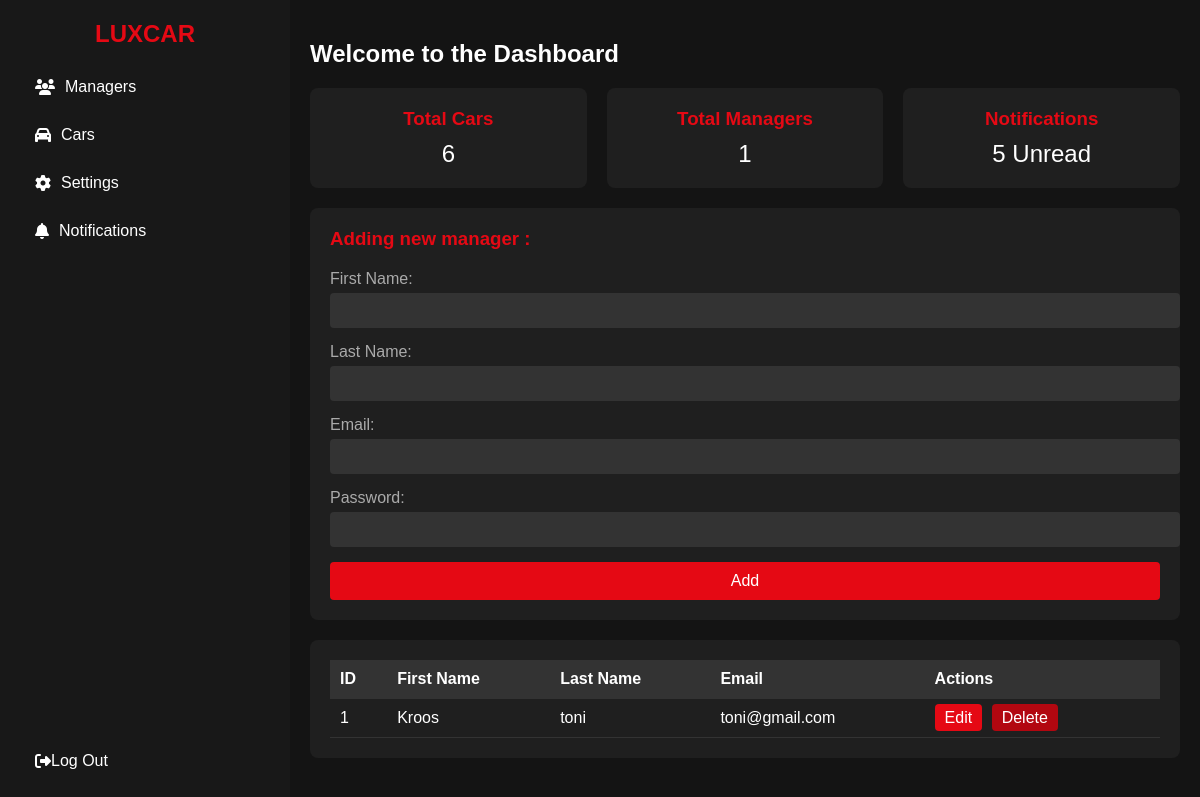
The page /Dashboard_Admin on the database its author committed.
### tables this page shows
CREATE TABLE manager (
                id_manager INTEGER PRIMARY KEY AUTOINCREMENT,
                nom TEXT NOT NULL,
                prenom TEXT NOT NULL,
                email TEXT NOT NULL,
                PSWD TEXT NOT NULL,
                id_admin INTEGER,
                FOREIGN KEY (id_admin) REFERENCES administrateur(id_admin));

### app.py (the view)
@app.route('/Dashboard_Admin')
def Dashboard_Admin():
    connexion = sql.connect("Location.db")
    cursor = connexion.cursor()
    cursor.execute(''' SELECT count(*) FROM manager''')
    Number_Of_Managers = cursor.fetchone()
    cursor.execute(''' SELECT count(*) FROM  voiture''')
    NumberCars= cursor.fetchone()
    connexion.commit()
    connexion.close()
    admin = Administrateur("Oulahcen", "Soufiane", "soufiane@gmail.com", "motdepasse123")
    idAdmin = Administrateur.get_idAdmin(admin)  # Get the admin ID
    managers = Administrateur.get_managers(idAdmin)  # Get the list of managers
    return render_template("Dashboard_Admin.html", managers=managers , Number_Of_Managers = Number_Of_Managers , NumberCars = NumberCars)

### main.py (called while the page is built)
    def get_nom(self):
        return self.nom

    def get_prenom(self):
        return self.prenom

    def get_email(self):
        return self.email

    def get_mot_de_passe(self):
        return self.mot_de_passe

    @staticmethod
    def get_idAdmin(Administrateur):
        try:
            connexion = sql.connect('Location.db')
            cusrsor = connexion.cursor()
            cusrsor.execute('''SELECT id_admin FROM administrateur WHERE nom = ? AND prenom =? AND email = ? and PSWD = ?''',
                            (Administrateur.get_nom() , Administrateur.get_prenom() , Administrateur.get_email() , Administrateur.get_mot_de_passe()))
            id_admin = cusrsor.fetchone()
            if id_admin :
                return id_admin[0]
        except sql.Error as e :
            print(f'Erreur :{e}')
        finally:
            if connexion :
                connexion.commit()
                connexion.close()

    @staticmethod
    def get_managers(idAdmin):
        try:
            connexion = sql.connect('Location.db')
            cusrsor = connexion.cursor()
            cusrsor.execute('''SELECT * FROM manager WHERE id_admin = ?''',(idAdmin,))
            data = cusrsor.fetchall()
            return data
        except sql.Error as e:
            print(f'Erreur de connection {e}')
        finally:
            connexion.commit()
            connexion.close()

### templates/Dashboard_Admin.html (shortened to what this page needs)
<!DOCTYPE html>
<html lang="en">
<head>
    <link rel="stylesheet" href="https://cdnjs.cloudflare.com/ajax/libs/font-awesome/6.5.2/css/all.min.css" />
    <link rel="stylesheet" href="{{ url_for('static', filename='css/Dashboard.css') }}" />
</head>
<body>
    <section class="dashboard-section">
        <div class="sidebar">
            <a href="#" class="logo">LUXCAR</a>
            <nav class="nav-links">
                <a href="{{ url_for('Dashboard_Admin') }}" class="nav-link">
                    <i class="fas fa-users"></i> Managers
                </a>
                <a href="{{ url_for('Dashboard_Car') }}" class="nav-link">
                    <i class="fas fa-car"></i> Cars
                </a>
                <a href="#" class="nav-link">
                    <i class="fas fa-cog"></i> Settings
                </a>
                <a href="#" class="nav-link">
                    <i class="fas fa-bell"></i> Notifications
                </a>
            </nav>
            <a href="{{ url_for('index') }}" class="logout-button">
                <i class="fas fa-sign-out-alt"></i> Log Out
            </a>
        </div>
        <div class="dashboard-content">
            <h2>Welcome to the Dashboard</h2>
            <div class="cards">
                <div class="card">
                    <h3>Total Cars</h3>
                    <p>{{ NumberCars[0] }}</p>
                </div>
                <div class="card">
                    <h3>Total Managers</h3>
                    <p>{{ Number_Of_Managers[0] }}</p>
                </div>
                <div class="card">
                    <h3>Notifications</h3>
                    <p>5 Unread</p>
                </div>
            </div>
            <div class="add-manager-form">
                <h3>Adding new manager :</h3>
                <form action="{{ url_for('add_manager') }}" method="POST">
                    <label for="prenom">First Name:</label>
                    <input type="text" id="prenom" name="Fname" required>
                    <label for="nom">Last Name:</label>
                    <input type="text" id="nom" name="Lname" required>
                    <label for="email">Email:</label>
                    <input type="email" id="email" name="email" required>
                    <label for="motdepasse">Password:</label>
                    <input type="password" id="motdepasse" name="motdepasse" required>
                    <button type="submit">Add</button>
                </form>
            </div>
            <div class="data-table">
                <table>
                    <thead>
                        <tr>
                            <th>ID</th>
                            <th>First Name</th>
                            <th>Last Name</th>
                            <th>Email</th>
                            <th>Actions</th>
                        </tr>
                    </thead>
                    <tbody>
                        {% for manager in managers %}
                            <tr>
                                <td>{{ loop.index }}</td>
                                <td>{{ manager[1] }}</td>
                                <td>{{ manager[2] }}</td>
                                <td>{{ manager[3] }}</td>
                                <td class="action-btn">
                                    <a href="{{ url_for('edit_manager', manager_id=manager[0]) }}" class="btn btn-edit">Edit</a>
                                    <a href="{{ url_for('delete_manager', manager_id=manager[0]) }}" class="btn btn-delete" onclick="return confirm('Êtes-vous sûr de vouloir supprimer ce manager ?')">Delete</a>
                                </td>
                            </tr>
                        {% endfor %}
                    </tbody>
                </table>
            </div>
        </div>
    </section>
</body>
</html>

### static/css/Dashboard.css (style rules this page uses)
body { font-family: 'Arial', sans-serif; background-color: #141414; color: #fff; margin: 0; padding: 0; display: flex; justify-content: center; align-items: center; height: 100vh; }
.dashboard-section { display: flex; height: 100%; width: 100%; }
.sidebar { width: 250px; background-color: #181818; padding: 20px; display: flex; flex-direction: column; justify-content: space-between; }
.sidebar .logo { color: #e50914; font-size: 24px; font-weight: bold; text-align: center; margin-bottom: 20px; text-decoration: none; }
.sidebar .nav-links { flex-grow: 1; }
.sidebar .nav-link { color: #fff; padding: 10px 15px; text-decoration: none; display: flex; align-items: center; margin-bottom: 10px; border-radius: 4px; transition: background-color 0.3s; }
.sidebar .nav-link i { margin-right: 10px; }
.sidebar .logout-button { color: #fff; padding: 10px 15px; text-decoration: none; display: flex; align-items: center; border-radius: 4px; transition: background-color 0.3s; margin-top: 20px; }
.dashboard-content { flex-grow: 1; padding: 20px; background-color: #141414; overflow-y: auto; }
.dashboard-content h2 { color: #fff; margin-bottom: 20px; }
.cards { display: flex; gap: 20px; margin-bottom: 20px; }
.card { background-color: #1f1f1f; padding: 20px; border-radius: 8px; flex: 1; text-align: center; }
.card h3 { margin: 0 0 10px; color: #e50914; }
.card p { font-size: 24px; margin: 0; }
.add-manager-form { background-color: #1f1f1f; padding: 20px; border-radius: 8px; margin-bottom: 20px; }
.add-manager-form h3 { margin: 0 0 20px; color: #e50914; }
.add-manager-form label { display: block; margin-bottom: 5px; color: #aaa; }
.add-manager-form input { width: 100%; padding: 10px; margin-bottom: 15px; border: none; border-radius: 4px; background-color: #333; color: #fff; }
.add-manager-form button { width: 100%; padding: 10px; border: none; border-radius: 4px; background-color: #e50914; color: #fff; cursor: pointer; font-size: 16px; transition: background-color 0.3s; }
.data-table { background-color: #1f1f1f; padding: 20px; border-radius: 8px; }
.data-table table { width: 100%; border-collapse: collapse; color: #fff; }
.data-table th, .data-table td { padding: 10px; border-bottom: 1px solid #333; text-align: left; }
.data-table th { background-color: #333; }
.action-btn .btn { text-decoration: none; color: #fff; padding: 5px 10px; border-radius: 4px; margin-right: 5px; transition: background-color 0.3s; }
.action-btn .btn-edit { background-color: #e50914; }
.action-btn .btn-delete { background-color: #b20710; }

### rows shown on the page
manager: nom "Kroos", prenom "toni", email "toni@gmail.com"

### other values the page prints
{{ NumberCars[0] }} "6"
{{ Number_Of_Managers[0] }} "1"
